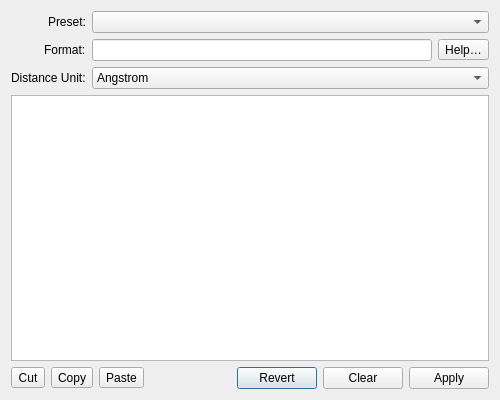
<?xml version="1.0" encoding="UTF-8"?>
<ui version="4.0">
 <class>Avogadro::QtPlugins::CoordinateEditorDialog</class>
 <widget class="QDialog" name="Avogadro::QtPlugins::CoordinateEditorDialog">
  <property name="geometry">
   <rect>
    <x>0</x>
    <y>0</y>
    <width>500</width>
    <height>400</height>
   </rect>
  </property>
  <property name="windowTitle">
   <string>Coordinate Editor</string>
  </property>
  <layout class="QVBoxLayout" name="verticalLayout">
   <item>
    <layout class="QFormLayout" name="formLayout">
     <property name="labelAlignment">
      <set>Qt::AlignRight|Qt::AlignTrailing|Qt::AlignVCenter</set>
     </property>
     <item row="0" column="0">
      <widget class="QLabel" name="label">
       <property name="text">
        <string>Preset:</string>
       </property>
       <property name="buddy">
        <cstring>presets</cstring>
       </property>
      </widget>
     </item>
     <item row="2" column="0">
      <widget class="QLabel" name="label_3">
       <property name="text">
        <string>Distance Unit:</string>
       </property>
       <property name="buddy">
        <cstring>distanceUnit</cstring>
       </property>
      </widget>
     </item>
     <item row="2" column="1">
      <widget class="QComboBox" name="distanceUnit">
       <item>
        <property name="text">
         <string>Angstrom</string>
        </property>
       </item>
       <item>
        <property name="text">
         <string>Bohr</string>
        </property>
       </item>
      </widget>
     </item>
     <item row="1" column="0">
      <widget class="QLabel" name="label_2">
       <property name="text">
        <string>Format:</string>
       </property>
       <property name="buddy">
        <cstring>spec</cstring>
       </property>
      </widget>
     </item>
     <item row="1" column="1">
      <layout class="QHBoxLayout" name="horizontalLayout">
       <item>
        <widget class="QLineEdit" name="spec">
         <property name="toolTip">
          <string>&lt;html&gt;&lt;head/&gt;&lt;body&gt;&lt;p&gt;Specification of format. Each character indicates a value to write per atom:&lt;/p&gt;&lt;p&gt;&lt;span style=&quot; font-weight:600;&quot;&gt;#&lt;/span&gt; - Atom index (1, 2, …, numAtoms)&lt;br/&gt;&lt;span style=&quot; font-weight:600;&quot;&gt;Z&lt;/span&gt; - Atomic number (e.g. &amp;quot;6&amp;quot; for carbon)&lt;br/&gt;&lt;span style=&quot; font-weight:600;&quot;&gt;G&lt;/span&gt; - GAMESS-style atomic number (e.g. &amp;quot;6.0&amp;quot; for carbon)&lt;br/&gt;&lt;span style=&quot; font-weight:600;&quot;&gt;N&lt;/span&gt; - Element name (e.g. &amp;quot;Carbon&amp;quot;)&lt;br/&gt;&lt;span style=&quot; font-weight:600;&quot;&gt;S&lt;/span&gt; - Element symbol (e.g. &amp;quot;C&amp;quot; for carbon)&lt;br/&gt;&lt;span style=&quot; font-weight:700;&quot;&gt;L&lt;/span&gt; - Atom label (e.g., &amp;quot;C2&amp;quot; for second carbon atom, &amp;quot;H1&amp;quot; for first hydrogen) &lt;br/&gt;&lt;span style=&quot; font-weight:600;&quot;&gt;x&lt;/span&gt; - X position coordinate&lt;br/&gt;&lt;span style=&quot; font-weight:600;&quot;&gt;y&lt;/span&gt; - Y position coordinate&lt;br/&gt;&lt;span style=&quot; font-weight:600;&quot;&gt;z&lt;/span&gt; - Z position coordinate&lt;br/&gt;&lt;span style=&quot; font-weight:600;&quot;&gt;a&lt;/span&gt; - 'a' lattice coordinate (crystals only)&lt;br/&gt;&lt;span style=&quot; font-weight:600;&quot;&gt;b&lt;/span&gt; - 'b' lattice coordinate (crystals only)&lt;br/&gt;&lt;span style=&quot; font-weight:600;&quot;&gt;c&lt;/span&gt; - 'c' lattice coordinate (crystals only)&lt;br/&gt;&lt;span style=&quot; font-weight:600;&quot;&gt;_&lt;/span&gt; - A literal space (&amp;quot; &amp;quot;), useful for alignment&lt;br/&gt;&lt;span style=&quot; font-weight:600;&quot;&gt;0&lt;/span&gt; - A literal 0 (&amp;quot;0&amp;quot;), useful for optimization flags&lt;br/&gt;&lt;span style=&quot; font-weight:600;&quot;&gt;1&lt;/span&gt; - A literal 1 (&amp;quot;1&amp;quot;), useful for optimization flags&lt;br/&gt;&lt;/p&gt;&lt;/body&gt;&lt;/html&gt;</string>
         </property>
        </widget>
       </item>
       <item>
        <widget class="QToolButton" name="help">
         <property name="text">
          <string>Help…</string>
         </property>
        </widget>
       </item>
      </layout>
     </item>
     <item row="0" column="1">
      <widget class="QComboBox" name="presets"/>
     </item>
    </layout>
   </item>
   <item>
    <widget class="Avogadro::QtPlugins::CoordinateTextEdit" name="text">
     <property name="lineWrapMode">
      <enum>QTextEdit::NoWrap</enum>
     </property>
    </widget>
   </item>
   <item>
    <layout class="QHBoxLayout" name="horizontalLayout_2">
     <item>
      <widget class="QToolButton" name="cut">
       <property name="text">
        <string>Cut</string>
       </property>
      </widget>
     </item>
     <item>
      <widget class="QToolButton" name="copy">
       <property name="text">
        <string>Copy</string>
       </property>
      </widget>
     </item>
     <item>
      <widget class="QToolButton" name="paste">
       <property name="text">
        <string>Paste</string>
       </property>
      </widget>
     </item>
     <item>
      <spacer name="horizontalSpacer">
       <property name="orientation">
        <enum>Qt::Horizontal</enum>
       </property>
       <property name="sizeHint" stdset="0">
        <size>
         <width>40</width>
         <height>20</height>
        </size>
       </property>
      </spacer>
     </item>
     <item>
      <widget class="QPushButton" name="revert">
       <property name="text">
        <string>Revert</string>
       </property>
      </widget>
     </item>
     <item>
      <widget class="QPushButton" name="clear">
       <property name="text">
        <string>Clear</string>
       </property>
      </widget>
     </item>
     <item>
      <widget class="QPushButton" name="apply">
       <property name="text">
        <string>Apply</string>
       </property>
      </widget>
     </item>
    </layout>
   </item>
  </layout>
 </widget>
 <customwidgets>
  <customwidget>
   <class>Avogadro::QtPlugins::CoordinateTextEdit</class>
   <extends>QTextEdit</extends>
   <header>coordinatetextedit.h</header>
  </customwidget>
 </customwidgets>
 <tabstops>
  <tabstop>presets</tabstop>
  <tabstop>spec</tabstop>
  <tabstop>help</tabstop>
  <tabstop>distanceUnit</tabstop>
  <tabstop>text</tabstop>
  <tabstop>cut</tabstop>
  <tabstop>copy</tabstop>
  <tabstop>paste</tabstop>
  <tabstop>revert</tabstop>
  <tabstop>clear</tabstop>
  <tabstop>apply</tabstop>
 </tabstops>
 <resources/>
 <connections/>
</ui>
